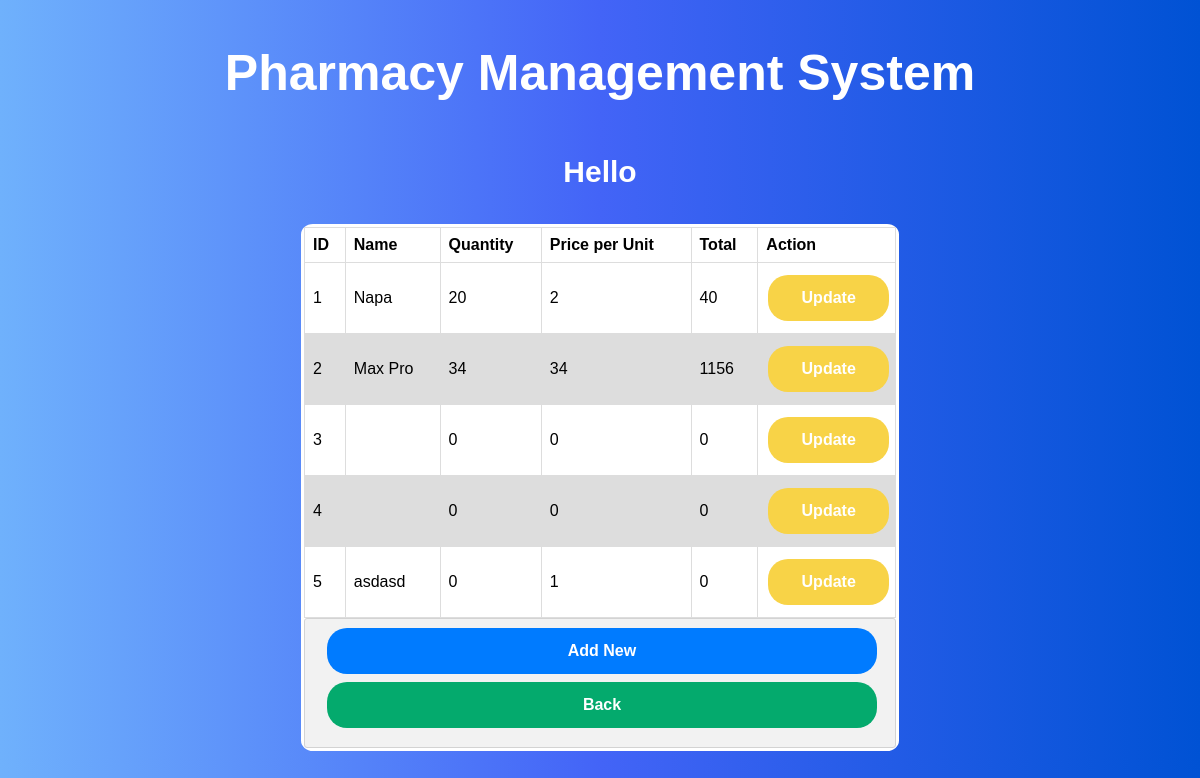
Screenshot of /view/inventory.php with the database file from the repository.
### tables this page shows
CREATE TABLE `inventory` (
  `id` int(11) NOT NULL,
  `name` varchar(20) NOT NULL,
  `stock` int(10) NOT NULL,
  `price` int(10) NOT NULL
);

### model/inventoryDB.php (called while the page is built, shortened)
<?php
    function getAllStock(){
        $conn = getConnection();
        $sql = "select * from inventory";
        $result = mysqli_query($conn, $sql);
        if($result){
            return $result;
        }else{
            return false;
        }
    }
?>

### view/inventory.php (the view, shortened to what this page needs)
<?php
    include('header.php');
    require_once('../model/inventoryDB.php');
    $result=getAllStock();
?>
<div class="form-container">
<div class= "form">
<div class="sub-container">
<table>
  <tr>
    <th>ID</th>
    <th>Name</th>
    <th>Quantity</th>
    <th>Price per Unit</th>
    <th>Total</th>
    <th>Action</th>
  </tr>
  <form method="get">
    <?php
    $id=1;
        while($row=mysqli_fetch_assoc($result)){
            $total=$row['stock']*$row['price'];
            echo "<tr>";
            echo "<td>".$id."</td>";
            echo "<td>".$row['name']."</td>";
            echo "<td>".$row['stock']."</td>";
            echo "<td>".$row['price']."</td>";
            echo "<td>".$total."</td>";
            echo '<td><button class="btn-warning"><a  href="updateInventory.php?id='.$row['id'].'">Update</a></button></td>';
            echo "</tr>";
            $id++;
        }
    ?>
    </form>
</table>
<div class="container">
<button class="btn-primary"><a href="addInventory.php">Add New</a></button>
<button class="btn-success"><a href="dashboard.php">Back</a></button>
</div>
</div>
</div>
</div>
</body>
</html>

### assets/style.css (style rules this page uses)
body { font-family: Arial, Helvetica, sans-serif; background: #0052d4; background: -webkit-linear-gradient( to right, #6fb1fc, #4364f7, #0052d4 ); background: linear-gradient( to right, #6fb1fc, #4364f7, #0052d4 ); }
.form-container { display: flex; align-items: center; justify-content: center; }
.form-container .form { background-color: #ffffff; border: 3px solid #ffffff; border-radius: 2%; width: 50%; }
button { color: white; margin: 8px 16px; border: none; cursor: pointer; width: 100%; }
button { padding: 10px 16px; border: none; color: white; text-align: center; text-decoration: none; display: inline-block; font-size: 16px; font-weight: bold; margin: 4px 2px; cursor: pointer; border-radius: 20px; }
.left-container a, .sub-container a { border: none; color: white; text-align: center; text-decoration: none; display: inline-block; font-size: 16px; font-weight: bold; margin: 4px 2px; cursor: pointer; border-radius: 20px; }
.btn-primary { background-color: #007bff; border-color: #007bff; }
.btn-success { background-color: #04aa6d; border-color: #04aa6d; }
.btn-warning { background-color: #f8d347; border-color: #f8d347; }
.container { padding: 16px; }
table { font-family: arial, sans-serif; border-collapse: collapse; width: 100%; background-color: #ffffff; padding: 10px; }
td, th { border: 1px solid #dddddd; text-align: left; padding: 8px; }
tr:nth-child(even) { background-color: #dddddd; }
.container { background-color: #f2f2f2; padding: 5px 20px 15px 20px; border: 1px solid lightgrey; border-radius: 3px; }

### rows the page displays
inventory: name "Napa", stock "20", price "2", total "40"
inventory: name "Max Pro", stock "34", price "34", total "1156"
inventory: stock "0", price "0"
inventory: stock "0", price "0"
inventory: name "asdasd", stock "0", price "1"
